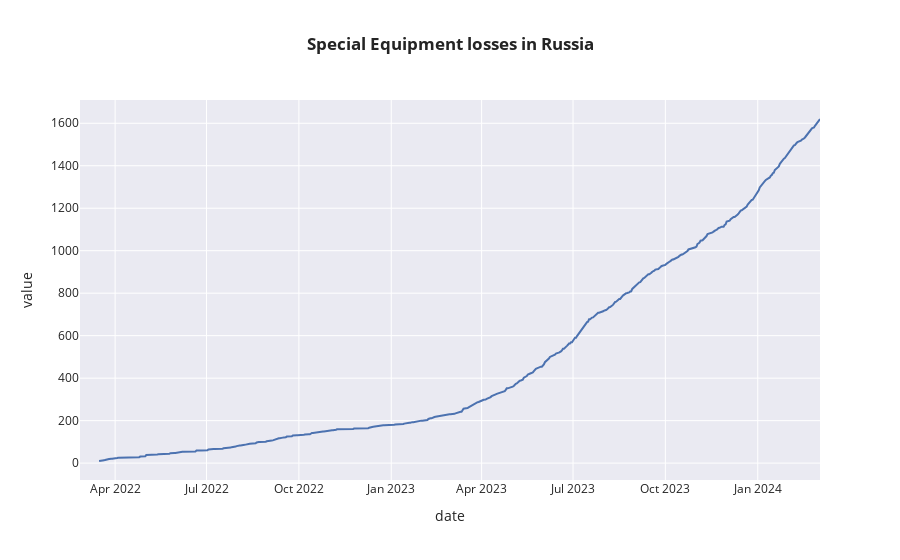

This figure's notebook cell:
### Code cell
fig=px.line(df2,x='date',y=['special equipment'],template='seaborn',title='<b>Special Equipment losses in Russia')
fig.update_traces(showlegend=False)
fig.show()

### Figure 1 — Plotly figure (JSON) as saved in the notebook; plotly's stock layout.template omitted (floating-point values rounded to 4 significant figures; data arrays with more than 128 entries replaced by an {"elided": "..."} marker saying what was removed)
{"data": [{"hovertemplate": "variable=special equipment<br>date=%{x}<br>value=%{y}<extra></extra>", "legendgroup": "special equipment", "line": {"color": "rgb(76,114,176)", "dash": "solid"}, "marker": {"symbol": "circle"}, "mode": "lines", "name": "special equipment", "orientation": "v", "showlegend": false, "type": "scatter", "x": {"elided": "738 str values"}, "xaxis": "x", "y": {"elided": "738 int values"}, "yaxis": "y"}], "layout": {"legend": {"title": {"text": "variable"}, "tracegroupgap": 0}, "title": {"text": "<b>Special Equipment losses in Russia"}, "xaxis": {"anchor": "y", "domain": [0, 1], "title": {"text": "date"}}, "yaxis": {"anchor": "x", "domain": [0, 1], "title": {"text": "value"}}}}
